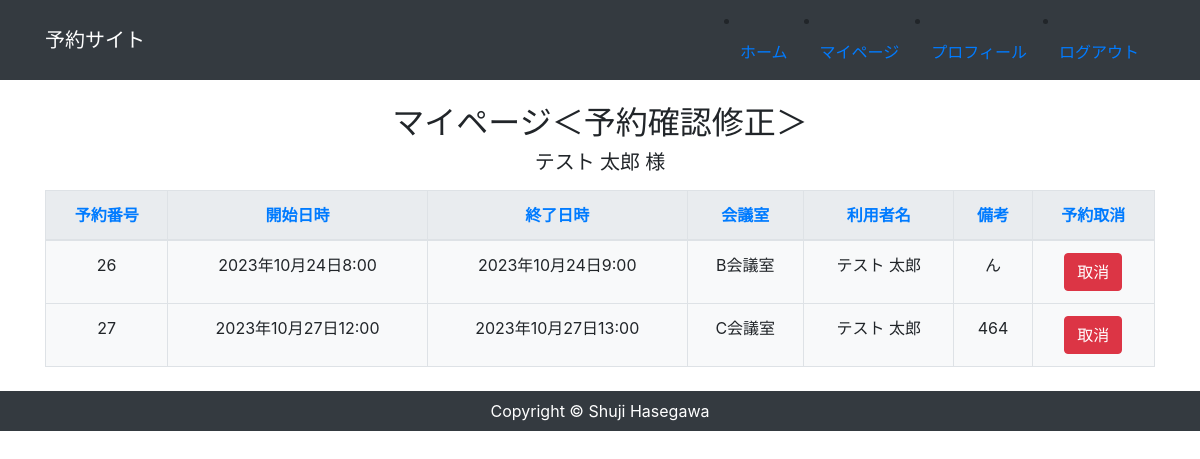
Page /mypage/2/ (signed in) on the committed database.
### app/models.py (models this page shows, shortened)
class Staff(models.Model):
    user = models.OneToOneField(CustomUser,  verbose_name = '利用者', on_delete=models.CASCADE)

class Booking(models.Model):
    staff = models.ForeignKey(Staff, verbose_name='利用者', on_delete=models.CASCADE)
    room = models.ForeignKey(Room, verbose_name='会議室', on_delete=models.CASCADE)
    first_name =models.CharField('姓', max_length=100, null=True, blank=True)
    last_name =models.CharField('名', max_length=100, null=True, blank=True)
    remarks =models.TextField('備考', default="", blank=True)
    start = models.DateTimeField('開始時間', default=timezone.now)
    end = models.DateTimeField('終了時間', default=timezone.now)

class Room(models.Model):
    name=models.CharField('会議室', max_length=100)
    def __str__(self):
        return self.name

### accounts/models.py (models this page shows, shortened)
class CustomUser(AbstractBaseUser, PermissionsMixin):
    email = models.EmailField('メールアドレス', unique=True)
    first_name = models.CharField('姓', max_length=30)
    last_name = models.CharField('名', max_length=30)
    is_staff = models.BooleanField(
        ("staff status"),
        default=False,
        help_text=("Designates whether the user can log into this admin site."),
    )
    is_active = models.BooleanField(
        ("active"),
        default=True,
        help_text=(
            "Designates whether this user should be treated as active. "
            "Unselect this instead of deleting accounts."
        ),
    )
    objects = UserManager()
    EMAIL_FIELD = "email"
    USERNAME_FIELD = "email"
    REQUIRED_FIELDS = []
    class Meta:
        verbose_name = ("user")
        verbose_name_plural = ("users")

### app/views.py (the view)
# urls.py: path('mypage/<int:pk>/', views.MyPageView.as_view(), name='mypage'),
class MyPageView(LoginRequiredMixin, View):
    def get(self, request, *args, **kwargs):
        staff_data = Staff.objects.filter(id=self.kwargs['pk']).select_related('user')[0]
        booking_data = Booking.objects.filter(staff=staff_data, start__gte=date.today())
        return render(request, 'app/mypage.html', {
            'staff_data': staff_data,
            'booking_data': booking_data,
        })

### app/templates/app/mypage.html (shortened to what this page needs)
{% extends 'app/base.html' %}
{% block content %}
<div class="text-center my-4">
    <div class="mb-3">
        <h2>マイページ＜予約確認修正＞</h2>
        <h5>{{ staff_data.user.first_name }} {{ staff_data.user.last_name }} 様</h5>
    </div>
    <div class="">
        <table class="table table-bordered bg-light">
            <thead class="thead-light">
                <tr>
                    <th class="text-center text-primary">予約番号</th>
                    <th class="text-center text-primary">開始日時</th>
                    <th class="text-center text-primary">終了日時</th>
                    <th class="text-center text-primary">会議室</th>
                    <th class="text-center text-primary">利用者名</th>
                    <th class="text-center text-primary">備考</th>
                    <th class="text-center text-primary">予約取消</th>
                </tr>
            </thead>
            <tbody>
                {% for booked in booking_data %}
                        <tr>
                            <td scope='row'>{{ booked.pk }}</td>
                            <td class="text-center" width="auto">{{ booked.start }}</td>
                            <td class="text-center" width="auto">{{ booked.end }}</td>
                            <td class="text-center" width="auto">{{ booked.room }}</td>
                            <td class="text-center" width="auto">{{ booked.first_name }} {{ booked.last_name }}</td>
                            <td class="text-center" width="auto">{{ booked.remarks }}</td>
                            <td class="text-center" width="auto">
                                <form method="POST" action="{% url 'app:delete' booked.pk %}">
                                    <button class="btn btn-danger" type="submit">取消</button>
                                </form>
                            </td>
                        </tr>
                {% endfor %}
            </tbody>
        </table>
    </div>
</div>
{% endblock %}

### app/templates/app/base.html (shortened to what this page needs)
{% load static %}
<!DOCTYPE html>
<html lang="ja">
<head>
    <link rel="stylesheet" href="https://stackpath.bootstrapcdn.com/bootstrap/4.4.1/css/bootstrap.min.css">
    <link rel="stylesheet" href="https://use.fontawesome.com/releases/v5.15.4/css/all.css">
    <link rel="stylesheet" herf="{% static 'css/style.css' %}">
</head>
<body>
    <nav class="navbar navbar-expand-lg navbar-dark bg-dark">
        <div class="container">
            <a href="/" class="navbar-brand">予約サイト</a>
                <li class="nav-item">
                    <a href="/" class="nav-link">ホーム</a>
                </li>
                {% if user.is_authenticated %}
                    <li class="nav-item">
                        <a href="{% url 'app:mypage' user.pk %}" class="nav-link">マイページ</a>
                    </li>
                    <li class="nav-item">
                        <a href="{% url 'profile' %}" class="nav-link">プロフィール</a>
                    </li>
                    <li class="nav-item">
                        <a href="{% url 'account_logout' %}" class="nav-link">ログアウト</a>
                    </li>
                {% endif %}
        </div>
    </nav>
    <main>
        <div class="container">
            {% block content %}
            {% endblock %}
        </div>
    </main>
   <footer class="py-2 bg-dark">
      <p class="m-0 text-center text-white">Copyright &copy; Shuji Hasegawa</p>
   </footer>
</body>
</html>

### rows in the picture
Staff: user.first_name "テスト", user.last_name "太郎"
Booking: pk "26", start "2023年10月24日8:00", end "2023年10月24日9:00", room "B会議室", first_name "テスト", last_name "太郎", remarks "ん"
Booking: pk "27", start "2023年10月27日12:00", end "2023年10月27日13:00", room "C会議室", first_name "テスト", last_name "太郎", remarks "464"
